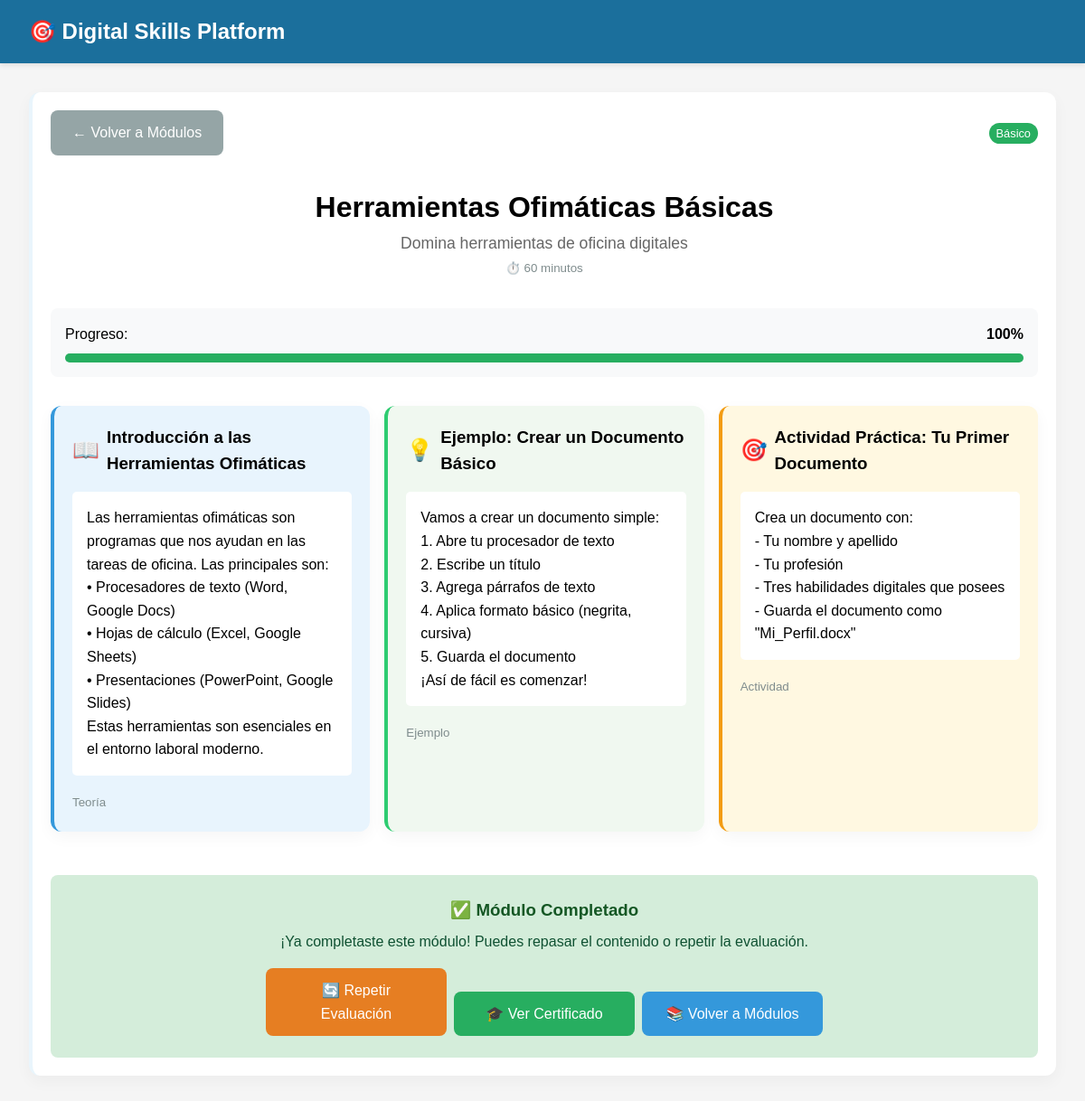
Screenshot of /modulos/1/ (signed in) with the database file from the repository.
### modulos_aprendizaje/models.py (models this page shows, shortened)
class Modulo(models.Model):
    nombre = models.CharField(max_length=100)
    descripcion = models.TextField()
    duracion_minutos = models.IntegerField()
    nivel_dificultad = models.CharField(max_length=20, choices=[
        ('basico', 'Básico'),
        ('intermedio', 'Intermedio'),
        ('avanzado', 'Avanzado')
    ])
    orden = models.IntegerField(default=1)

class ContenidoModulo(models.Model):
    modulo = models.ForeignKey(Modulo, on_delete=models.CASCADE)
    titulo = models.CharField(max_length=200)
    contenido = models.TextField()
    tipo = models.CharField(max_length=20, choices=[
        ('teoria', 'Teoría'),
        ('ejemplo', 'Ejemplo'),
        ('actividad', 'Actividad')
    ])

### seguimiento_progreso/models.py (models this page shows, shortened)
class ProgresoUsuario(models.Model):
    usuario = models.ForeignKey(User, on_delete=models.CASCADE)
    modulo = models.ForeignKey(Modulo, on_delete=models.CASCADE)
    completado = models.BooleanField(default=False)
    fecha_inicio = models.DateTimeField(auto_now_add=True)
    fecha_completado = models.DateTimeField(null=True, blank=True)
    porcentaje_completado = models.IntegerField(default=0)
    class Meta:
        unique_together = ['usuario', 'modulo']

### modulos_aprendizaje/views.py (the view)
# urls.py: path('<int:modulo_id>/', views.detalle_modulo, name='detalle_modulo'),
@login_required
def detalle_modulo(request, modulo_id):
    modulo = get_object_or_404(Modulo, id=modulo_id)
    contenidos = ContenidoModulo.objects.filter(modulo=modulo).order_by('id')
    progreso, created = ProgresoUsuario.objects.get_or_create(
        usuario=request.user,
        modulo=modulo
    )
    modulo_completado = progreso.completado
    return render(request, 'modulos/detalle_modulo.html', {
        'modulo': modulo,
        'contenidos': contenidos,
        'progreso': progreso,
        'modulo_completado': modulo_completado
    })

### templates/modulos/detalle_modulo.html (shortened to what this page needs)
{% extends 'base.html' %}
{% block content %}
<div class="card">
    <div style="display: flex; justify-content: space-between; align-items: center; margin-bottom: 2rem;">
        <div>
            <a href="{% url 'lista_modulos' %}" class="btn" style="background: #95a5a6;">← Volver a Módulos</a>
        </div>
        <div>
            <span class="nivel-badge nivel-{{ modulo.nivel_dificultad }}">
                {{ modulo.get_nivel_dificultad_display }}
            </span>
        </div>
    </div>
    <div style="text-align: center; margin-bottom: 2rem;">
        <h1>{{ modulo.nombre }}</h1>
        <p style="color: #666; font-size: 1.1rem;">{{ modulo.descripcion }}</p>
        <small style="color: #7f8c8d;">⏱️ {{ modulo.duracion_minutos }} minutos</small>
    </div>
    <div style="background: #f8f9fa; padding: 1rem; border-radius: 8px; margin-bottom: 2rem;">
        <div style="display: flex; justify-content: space-between; margin-bottom: 0.5rem;">
            <span>Progreso:</span>
            <span><strong>{{ progreso.porcentaje_completado }}%</strong></span>
        </div>
        <div style="background: #e9ecef; height: 10px; border-radius: 5px;">
            <div
                style="background: #27ae60; height: 100%; width: {{ progreso.porcentaje_completado }}%; border-radius: 5px;">
            </div>
        </div>
    </div>
    <div class="grid">
        {% for contenido in contenidos %}
        <div class="card" style="{% if contenido.tipo == 'teoria' %}border-left-color: #3498db; background: #e8f4fd;
                                {% elif contenido.tipo == 'ejemplo' %}border-left-color: #2ecc71; background: #f0f8f0;
                                {% else %}border-left-color: #f39c12; background: #fff8e1;{% endif %}">
            <div style="display: flex; align-items: center; margin-bottom: 1rem;">
                <span style="font-size: 1.5rem; margin-right: 0.5rem;">
                    {% if contenido.tipo == 'teoria' %}📖
                    {% elif contenido.tipo == 'ejemplo' %}💡
                    {% else %}🎯{% endif %}
                </span>
                <h3 style="margin: 0;">{{ contenido.titulo }}</h3>
            </div>
            <div style="background: white; padding: 1rem; border-radius: 5px; margin: 1rem 0;">
                {{ contenido.contenido|linebreaks }}
            </div>
            <small style="color: #7f8c8d; text-transform: capitalize;">
                {{ contenido.get_tipo_display }}
            </small>
        </div>
        {% empty %}
        <div class="card">
            <p>📝 Este módulo no tiene contenido disponible todavía.</p>
        </div>
        {% endfor %}
    </div>
    {% if modulo_completado %}
    <div style="text-align: center; margin-top: 2rem; padding: 1.5rem; background: #d4edda; border-radius: 8px;">
        <h3 style="color: #155724; margin: 0;">✅ Módulo Completado</h3>
        <p style="color: #0f5132; margin: 0.5rem 0 0 0;">
            ¡Ya completaste este módulo! Puedes repasar el contenido o repetir la evaluación.
        </p>
        <div style="margin-top: 1rem; display: flex; gap: 0.5rem; justify-content: center; flex-wrap: wrap;">
            <a href="/evaluacion/?modulo={{ modulo.id }}" class="btn" style="background: #e67e22;">
                🔄 Repetir Evaluación
            </a>
            <a href="{% url 'lista_certificados' %}" class="btn" style="background: #27ae60;">
                🎓 Ver Certificado
            </a>
            <a href="{% url 'lista_modulos' %}" class="btn" style="background: #3498db;">
                📚 Volver a Módulos
            </a>
        </div>
    </div>
    {% endif %}
</div>
{% endblock %}

### templates/base.html (shortened to what this page needs)
<!DOCTYPE html>
<html lang="es">
<head>
    {% load static %}
    <link rel="stylesheet" href="{% static 'css/style.css' %}">
</head>
<body>
    {% if not request.path == '/login/' and not request.path == '/accounts/login/' %}
    <nav class="navbar">
        <h1>🎯 Digital Skills Platform</h1>
    </nav>
    {% endif %}
    <div class="container">
        {% block content %}
        {% endblock %}
    </div>
</body>
</html>

### static/css/style.css (style rules this page uses)
* { margin: 0; padding: 0; box-sizing: border-box; }
body { font-family: 'Arial', sans-serif; background: #f5f5f5; line-height: 1.6; }
:root { --bg: #f6f8fa; --primary: #2D9CDB; --primary-dark: #1B6F9C; --secondary: #6C5CE7; --success: #27AE60; --danger: #E74C3C; --accent: #F39C12; --muted: #6b7a86; }
.navbar { background: var(--primary-dark); color: white; padding: 1rem 2rem; display: flex; justify-content: space-between; align-items: center; box-shadow: 0 2px 5px rgba(0,0,0,0.1); position: relative; min-height: 70px; }
.navbar h1 { font-size: 1.5rem; z-index: 1001; }
.container { max-width: 1200px; margin: 0 auto; padding: 2rem; }
.btn { background: var(--primary); color: white; padding: 12px 24px; border: none; border-radius: 8px; cursor: pointer; text-decoration: none; display: inline-block; font-size: 1rem; transition: all 0.3s ease; margin-top: auto; width: 100%; max-width: 200px; }
.card { background: white; border-radius: 12px; padding: 1.25rem; box-shadow: 0 6px 18px rgba(0,0,0,0.04); border-left: 4px solid rgba(45,156,219,0.10); margin-bottom: 1rem; }
.grid { display: grid; grid-template-columns: repeat(auto-fit, minmax(240px, 1fr)); gap: 1rem; margin-top: 1rem; }
.nivel-badge { padding: 0.25rem 0.5rem; border-radius: 999px; font-size: 0.8rem; color: white; text-transform: capitalize; }
.nivel-basico { background: var(--success); }

### templates/base.html (style rules this page uses)
.navbar { position: relative !important; min-height: 70px; }

### rows the page displays
Modulo: nivel_dificultad "Básico", nombre "Herramientas Ofimáticas Básicas", descripcion "Domina herramientas de oficina digitales", duracion_minutos "60"
ProgresoUsuario: porcentaje_completado "100"
ContenidoModulo: titulo "Introducción a las Herramientas Ofimáticas", contenido "Las herramientas ofimáticas son programas que nos ayudan en las tareas de oficina. Las principales son: • Procesadores de texto (Word, Google Docs) • Hojas de cálculo (Excel, Google Sheets) • Presentaciones (PowerPoint, Google Slides) Estas herramientas son esenciales en el entorno laboral moderno.", tipo "Teoría"
ContenidoModulo: titulo "Ejemplo: Crear un Documento Básico", contenido "Vamos a crear un documento simple: 1. Abre tu procesador de texto 2. Escribe un título 3. Agrega párrafos de texto 4. Aplica formato básico (negrita, cursiva) 5. Guarda el documento ¡Así de fácil es comenzar!", tipo "Ejemplo"
ContenidoModulo: titulo "Actividad Práctica: Tu Primer Documento", contenido "Crea un documento con: - Tu nombre y apellido - Tu profesión - Tres habilidades digitales que posees - Guarda el documento como \"Mi_Perfil.docx\"", tipo "Actividad"
